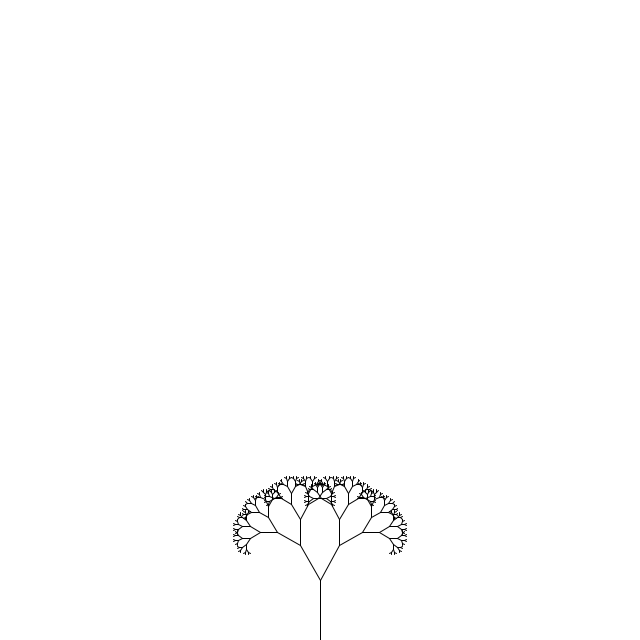
Frame 1 (no input)
Frame 60 (the mouse pressed at the canvas centre just before this capture): identical to frame 1, image omitted
Frame 120 (the mouse held since frame 60 and released just before this capture): identical to frame 1, image omitted

The Processing sketch that drew this single still picture (run headless with seeded random() and noise(); from frame 60 on, the mouse is pressed at the canvas centre):

// Processing sketch: FractalTree
// ── FractalTree.pde
float theta;

void setup() {
    size(640, 640);
    theta = PI/6;
}

void draw() {
    background(255);

    // Start at bottom of window in middle
    translate(width/2, height);
    stroke(0);
    branch(60);
}

void branch(float len) {
    // Move up length of branch
    line(0,0,0,-len);
    translate(0, -len);

    len *= 0.66;

    // Exit when length gets too small
    if(len > 2) {
        // Rotate clockwise
        pushMatrix();
        rotate(theta);
        // Recursively call branch
        branch(len);
        // Pop off transformation
        popMatrix();

        // Rotate counter-clockwise
        pushMatrix();
        rotate(-theta);
        // Recursively call branch
        branch(len);
        // Pop off transformation
        popMatrix();
    } 
}
